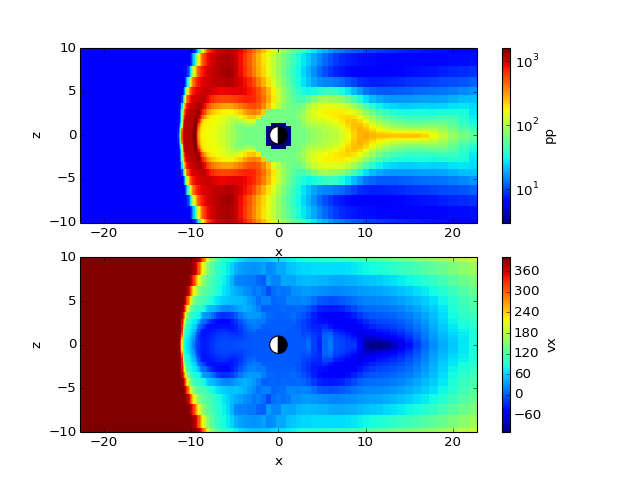

Write Python code to recreate this figure.
from matplotlib import pyplot as plt

import viscid
from viscid.plot import mpl

f3d = viscid.load_file(_viscid_root + '/../../sample/sample.3df.xdmf')

ax1 = plt.subplot2grid((2, 1), (0, 0))
mpl.plot(f3d["pp"]["y=0"], plot_opts="log,earth")

# share axes so this plot pans/zooms with the first
plt.subplot2grid((2, 1), (1, 0), sharex=ax1, sharey=ax1)
mpl.plot(f3d["vx"]["y=0"], plot_opts="earth")

plt.xlim((-20, 20))
plt.ylim((-10, 10))
